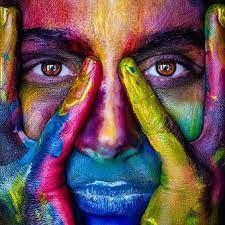
#> input picture RGBtoGray/input/images.jpg, 225 x 225 px, found by its file name
$ python main.py
#> lines starting #> are read from the running program, lines starting #| are printed output that depends on the picture
import cv2
import numpy as np

color_image=cv2.imread("RGBtoGray\input\images.jpg")
#> color_image is the input picture: shape (225, 225, 3); mean B, G, R 85, 80.1, 103.3
color_image = cv2.cvtColor(color_image, cv2.COLOR_BGR2RGB)
R,G,B=cv2.split(color_image)
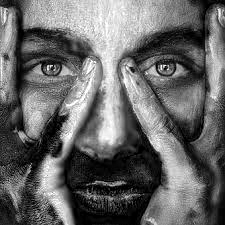
#> R: shape (225, 225); min 0, max 255, mean 103.3
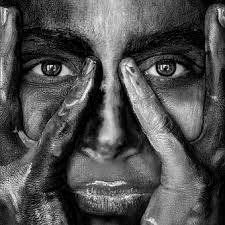
#> G: shape (225, 225); min 0, max 255, mean 80.1
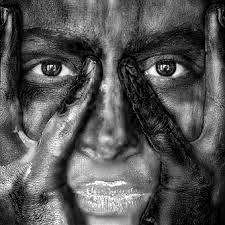
#> B: shape (225, 225); min 0, max 255, mean 85


for i in range(color_image.shape[0]):
    for j in range(color_image.shape[1]):

        R,G,B=color_image[i,j]
        ave=int(R+G+B)//3
        color_image[i,j]=ave
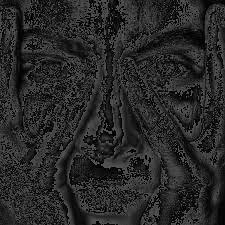
#> color_image: shape (225, 225, 3); min 0, max 85, mean 40.3


# [11 lines of commented-out code are left out]


cv2.imwrite("RGBtoGray/output/result.jpg",color_image)
cv2.waitKey()
